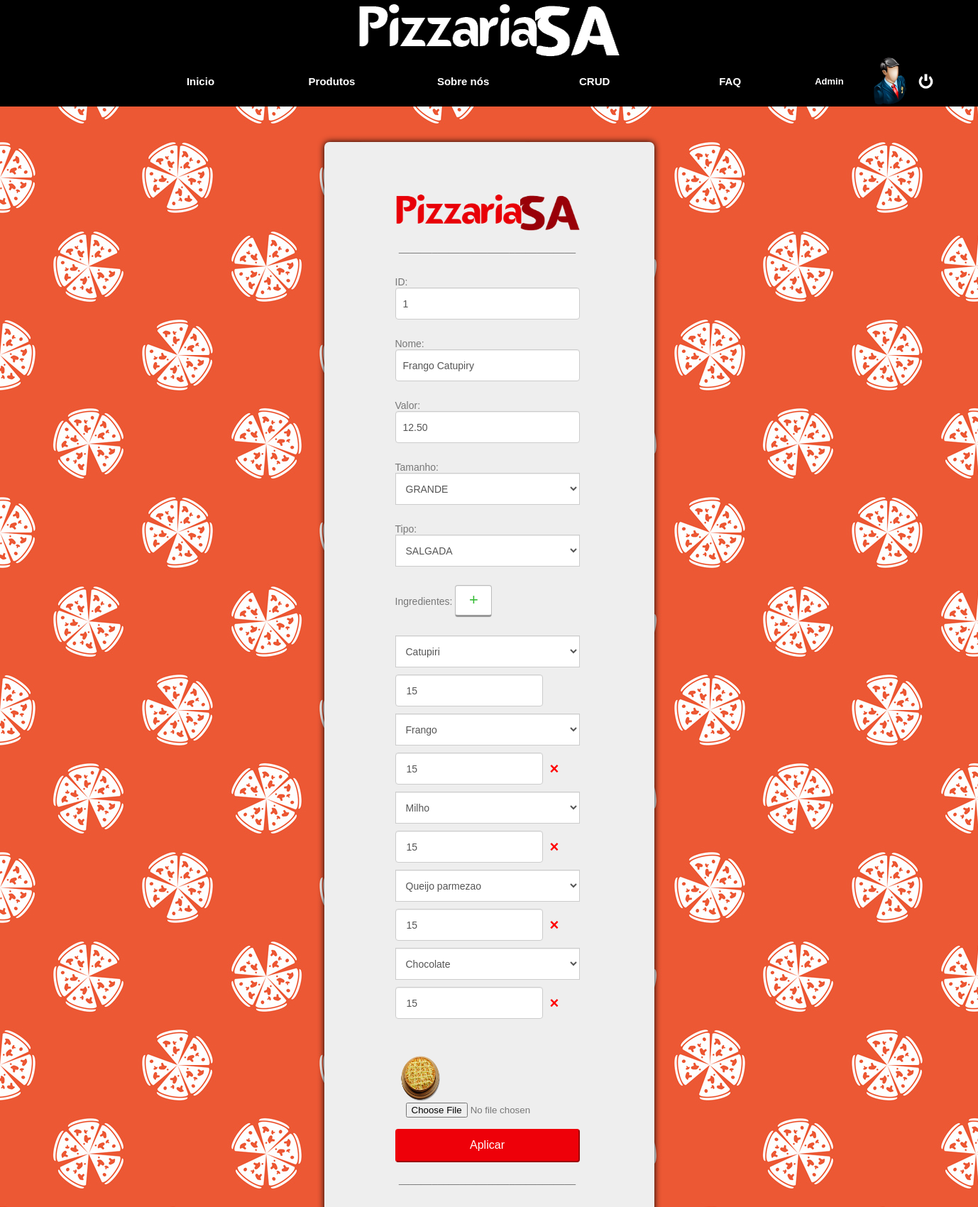
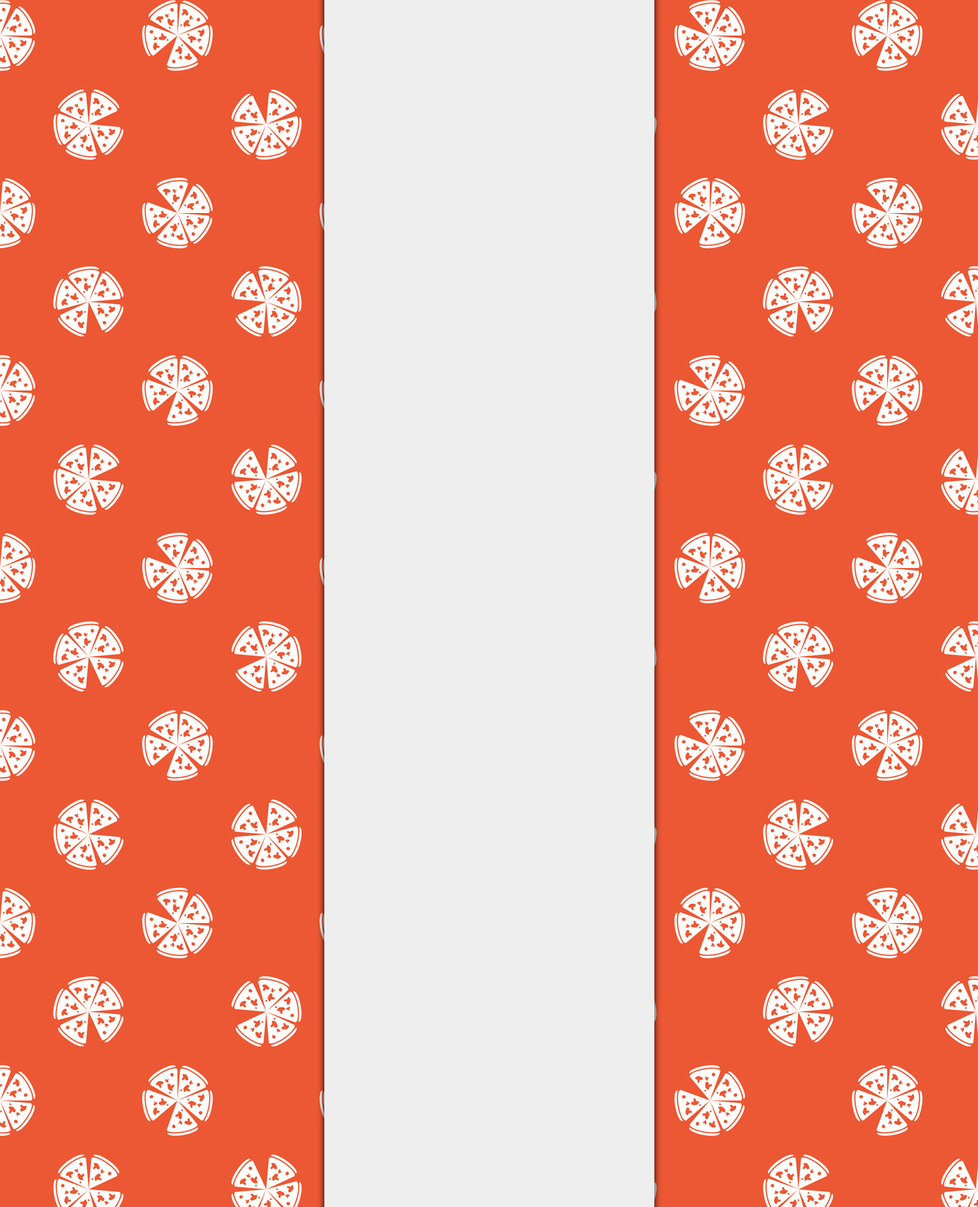
/cadastroPizzas_form.php?id=1 (signed in, upper part), run on the app's committed database (2 pictures, top to bottom).
### tables this page shows
CREATE TABLE pizza 
( 
	id        INT NOT NULL auto_increment PRIMARY KEY, 
	nome      VARCHAR(60), 
	tipo      VARCHAR(20), 
	valor     VARCHAR(20), 
	tamanho   VARCHAR(20), 
	foto   	  VARCHAR(50) 	
);

CREATE TABLE pizza_ingrediente 
( 
	id             INT NOT NULL auto_increment PRIMARY KEY, 
	id_pizza       INT, 
	id_ingrediente INT, 
	quantidade     DOUBLE,
	FOREIGN KEY(id_pizza) REFERENCES pizza(id), 
	FOREIGN KEY(id_ingrediente) REFERENCES ingrediente(id) 
);

CREATE TABLE ingrediente 
( 
	id   INT NOT NULL auto_increment PRIMARY KEY, 
	nome VARCHAR(60), 
	tipo VARCHAR(20),
	valor VARCHAR(20),
	estoque int
);

### cadastroPizzas_form.php (the view, shortened to what this page needs)
<?php
	if(isset($_GET['id'])){
		$query = 'select * from pizza where id='.$_GET['id'];
		$resultQuery = mysql_query($query);
		while($result = mysql_fetch_assoc($resultQuery)){
			$resultBanco[1] = $result['id'];
			$resultBanco[2] = utf8_encode($result['nome']);
			$resultBanco[3] = utf8_encode($result['tipo']);
			$resultBanco[4] = utf8_encode($result['valor']);
			$resultBanco[5] = utf8_encode($result['tamanho']);
			$resultBanco[6] = utf8_encode($result['foto']);
		}
		$id = $resultBanco[1];
		$nome = utf8_decode($resultBanco[2]);
		$tipo = utf8_decode($resultBanco[3]);
		$valor = utf8_decode($resultBanco[4]);
		$tamanho = utf8_decode($resultBanco[5]);
		$foto = utf8_decode($resultBanco[6]);
		$titulo = 'ALTERANDO';
	}
	echo "
	<html>
	<head>
	<title>Pizzaria SA</title>
	<link rel='stylesheet' type='text/css' href='css/global.css'>
	<link rel='stylesheet' type='text/css' href='css/atualiza.css'>
	<link rel='shortcut icon' href='images/favicon.ico' type='image/x-icon'/>
	<script src='https://ajax.googleapis.com/ajax/libs/jquery/3.1.0/jquery.min.js'></script>
	<script src='js/script.js'></script>
	<meta charset='UTF-8'>
	</head>
	<body background='images/banner/parallax1.jpg'>
	<div class='mainbar'>";
	if(isset($_SESSION['id']) && $_SESSION['tipo'] == "ADMIN"){
		echo "<img class=thisalign src='images/banner/logo1.png'/><div class=logado>
		<a href='index.php' class=buttons>Inicio</a>
		<ul>
		<li class='dropdown'>
		<a href='pizzas_salgadas.php' class='dropbtn'>Produtos</a>
		<div class='dropdown-content'>
		<a href='pizzas_salgadas.php' class=line><div class='icon-align'><img src='images/banner/tradicional.png' width='52%'/></div>Pizzas Salgadas</a>
		<a href='pizzas_doces.php' class=line>Pizzas Doces</a>
		<a href='bebidas.php' class=line><div class='icon-align'><img src='images/banner/bebidas.png' width='52%'/></div>Bebidas</a>
		</div>
		</li>
		</ul>
		<a href='sobre.php' class=buttons>Sobre nós</a>
		<ul>
		<li class='dropdown'>
		<a href='crud_clientes.php' class='dropbtn'>CRUD</a>
		<div class='dropdown-content'>
		<a href='crud_clientes.php' class=line>Clientes</a>
		<a href='crud_bebidas.php' class=line>Bebidas</a>
		<a href='crud_pizzas.php' class=line>Pizzas</a>
		<a href='crud_ingredientes.php' class=line>Ingredientes</a>
		</div>
		</li>
		</ul>
		<ul>
		<li class='dropdown'>
		<a href='faq.php'  class='dropbtn'>FAQ</a>
		<div class='dropdown-content'>
		<a href='faq.php' class=line><div class='icon-align'><img src='images/faq/portugues.png' width='52%'/></div> FAQ - Português</a>
		<a href='faq_english.php' class=line><div class='icon-align'><img src='images/faq/english.png' width='52%'/></div> FAQ - English</a>
		</div>
		</li>
		</ul>
		<div class='space1'>
		<div class='sessao'>";
		echo "<a href='cadastroUsuario_form.php?id=".$_SESSION['id']."' class='buttom-usuario'>";
		echo $_SESSION['usuario'];
		echo "<a href='cadastroUsuario_form.php?id=".$_SESSION['id']."' class='image-squad squad'><img src='images/usuario/".$_SESSION['foto']."'></a></a>";
		echo "</div>
		<a href='usuario_deslogar.php' class=buttom-deslogar></a>
		</div>
		</div>";
		}else{
		header('location:index.php');
	}
	echo "</div>
	<div class='englobal-reg pzz'>
	<div class=login>
	<div id=login>
	<img src='images/banner/logo.png' height='55px' width='261px'></img><br><br><center>________________________________</center><br><br>
	<form action='cadastroPizzas_post.php' method='POST'  enctype='multipart/form-data'><div class=ativs>
	";
	if($titulo == 'ALTERANDO'){
		echo "
		ID: <input name='id' readonly value='$id' class='form-control top'>
		<br>
		";
	}
	echo "
	<br>Nome: <input name='nome' value='$nome' class='form-control top' placeholder='Nome'>
	<br><br>Valor: <input name='valor' value='$valor' class='form-control top' placeholder='Valor'>
	<br><br>Tamanho:
	<br><select name=tamanho class=form-control>
	<option value='GRANDE' ".($tamanho == 'GRANDE' ? "selected" : "").">GRANDE</option>
	<option value='MEDIA' ".($tamanho == 'MEDIA' ? "selected" : "").">MEDIA</option>
	<option value='PEQUENA' ".($tamanho == 'PEQUENA' ? "selected" : "").">PEQUENA</option>
	</select>
	<br><br>Tipo:
	<select name=tipo class=form-control>
	<option value='SALGADA' ".($tipo == 'SALGADA' ? "selected" : "").">SALGADA</option>
	<option value='DOCE' ".($tipo == 'DOCE' ? "selected" : "").">DOCE</option>
	</select>
	<br><br>
	";
	echo "<div id=ingredientes>";
	echo "Ingredientes: <button id='addInput'>+</button><br><br>";
	$ingredientes = mysql_query("select nome,id from ingrediente");
	$nrIngredienteBanco = 0;
	while($rowIngrediente = mysql_fetch_array($ingredientes)){
		$ingredientesList[$nrIngredienteBanco][0] = $rowIngrediente['id'];
		$ingredientesList[$nrIngredienteBanco][1] = $rowIngrediente['nome'];
		$nrIngredienteBanco++;
	}
		$nrIngrediente = 1;
	if($titulo == 'ALTERANDO'){
		$pizzaIngredientes = mysql_query("select id_ingrediente,quantidade from pizza_ingrediente where id_pizza=$id;");
		while ($rowPizzaIngrediente = mysql_fetch_array($pizzaIngredientes)){
			echo "<div class=ingrediente id=ing$nrIngrediente>";
			echo "<select id=s$nrIngrediente class='sIngredientes' name='ingred[]'>";
			for($i = 0;$i<$nrIngredienteBanco;$i++){
				echo "<option class=form-control value=".$ingredientesList[$i][0]." ".($rowPizzaIngrediente['id_ingrediente'] == $ingredientesList[$i][0] ? "selected" : "").">".$ingredientesList[$i][1]."</option>";
			}
			echo "</select>";
			if($nrIngrediente != 1){
			echo "<p class=btnRemoveIng id=sIng$nrIngrediente data-id=$nrIngrediente>×</p>";
			}
			echo "<input type='number' placeholder='Quantidade' value='".$rowPizzaIngrediente['quantidade']."' name='quantidadeIng[]' min='1'></input>";
			echo "</div>";
			$nrIngrediente++;
		}
		}
		echo "</div>";
		if($titulo == 'ALTERANDO'){
			echo "
			<br><br><br>
			<img src='images/pizzas/$foto' class='image-squad'>";
		}
		echo "
		<br>
		<input type=file name='foto' value='$foto' class='pload top'>
		<br><br>
		<button class='btn btn-primary btn-lg btn-block' type=submit>Aplicar</button><br><br><center>________________________________</center><br><br></div>
		</form>
		</div>
	</div>
	</div>
	<div class='footbar'>
	<div class='squareenix'>
	<div class='fotenter'>
	<font color='#fff'><b>Nossa empresa</b></font><br><br>
	<a class='enixsquare' href='sobre.php'><div class=heightline>Sobre nós</div></a><img class=lineheight src='images/faq/portugues.png'/><br>
	<a class='enixsquare' href='sobre_english.php'><div class=heightline>About us</div></a><img class=lineheight src='images/faq/english.png'/><br>
	</div>
	</div>
	<div class='squareenix'>
	<div class='fotenter'>
	<font color='#fff'><b>Nossos produtos</b></font><br><br>
	<a class='enixsquare linespace' href='pizzas_salgadas.php'>Pizzas salgadas</a><br>
	<a class='enixsquare linespace' href='pizzas_doces.php'>Pizzas doces</a><br>
	<a class='enixsquare linespace' href='bebidas.php'>Bebidas</a><br>
	</div>
	</div>
	<div class='squareenix'>
	<div class='fotenter'>
	<font color='#fff'><b>Contatos</b></font><br><br>
	<a class='enixsquare'><div class=heightline>0800 7722-8223</div></a><img class=lineheight src='images/banner/phone.png'><br>
	<a class='enixsquare'><div class=heightline>(47) 9628-9724</div></a><img class=lineheight src='images/banner/whatsapp.png'><br>
	<a class='enixsquare'><div class=heightline>ceo@psa.com</div><img class=lineheight src='images/banner/mail.png'></a><br>
	</div>
	</div>
	<div class='squareenix'>
	<div class='fotenter'>
	<font color='#fff'><b>FAQ</b></font><br><br>
	<a class='enixsquare' href='faq.php'><div class=heightline>Português</div></a><img class=lineheight src='images/faq/portugues.png'/><br>
	<a class='enixsquare' href='faq_english.php'><div class=heightline>English</div></a><img class=lineheight src='images/faq/english.png'/><br>
	</div>
	</div>
	</div>
	</body>
	</html>
	";
?>

### css/global.css (style rules this page uses)
html { position: relative; min-height: 100%; }
input { border-radius:4px; border-color:#fff; padding-left:15px; }
a { text-decoration:none; }
.mainbar { max-width:100%; height:150px; background-color: #000; }
.logado { position:relative; float: right; right: -14%; width:100%; list-style:none; }
.space1 { width:295px; height:70px; float:left; }
.buttom-usuario { font-family: 'Arial', Serif; font-weight: bold; color: white; height:70px; width:30%; float:left; text-decoration: none; text-align: center; line-height:70px; font-size:13px; background-color: #000; border-bottom:5px; border-bottom-color:black; overflow:hidden; }
.buttom-deslogar { float:left; content: url('http://127.0.0.1/images/banner/quit.png'); width:23px; height:23px; margin-left:10px; margin-top:23px; }
.squad img { width: 70px; height: 70px; border-radius:50%; background-size:contain; }
.image-squad { height:70px; width:70px; float:left; transition: all 0.3s; }
.squad { height:70px; width:70px; float:left; }
.buttons { font-family: 'Arial', Serif; font-weight: bold; color: white; height:70px; min-width:13%; float:left; text-decoration: none; text-align: center; line-height:70px; font-size:15px; background-color: #000; transition: all 0.3s; }
.login { min-width:186px; height:330px; margin-top:10px; margin-left:40px; font-family:'Arial', Serif; font-size:14px; float:left; }
#login { margin-left:auto; margin-right:auto; }
ul { list-style-type: none; margin: 0; padding: 0; background-color: #333; }
li { float: left; }
li a { display: inline-block; color: white; text-align: center; padding: 14px 16px; text-decoration: none; }
.dropbtn { display: inline-block; color: white; text-align: center; padding: 14px 16px; text-decoration: none; font-family: 'Arial', Serif; font-weight: bold; color: white; height:42px; font-size:15px; width:159px; line-height:42px; background-color: #000; transition: all 0.4s; }
li.dropdown { display: inline-block; }
.btnRemoveIng { display:inline; margin-left:10px; color:red; font-weight:bold; font-size:22px; cursor:pointer; line-height:45px; }
.thisalign { display: block; margin: 0 auto; }
.sIngredientes { display: block; width: 100%; height: 45px; margin-bottom:10px; font-size: 14px; line-height: 1.42857143; color: #555; background-color: #fff; padding-left:10px; border: 1px solid #ccc; box-shadow: inset 0 1px 1px rgba(0,0,0,.075); transition: border-color ease-in-out .15s,box-shadow ease-in-out .15s; }
#ingredientes input { width: 80%; height: 45px; margin-bottom:10px; font-size: 14px; line-height: 1.42857143; color: #555; float:left; background-color: #fff; border: 1px solid #ccc; box-shadow: inset 0 1px 1px rgba(0,0,0,.075); transition: border-color ease-in-out .15s,box-shadow ease-in-out .15s; }
#addInput { width: 20%; height: 45px; margin-bottom:10px; font-size: 22px; line-height: 1.42857143; color: #3b3; background-color: #fff; border: 1px solid #bbb; border-bottom:3px solid; border-radius:4px; border-bottom-color:#999; box-shadow: inset 0 1px 1px rgba(0,0,0,.075); transition: 0.3s all; }

### data on the page
pizza: id "1", nome "Frango Catupiry", valor "12.50", tamanho "GRANDE", tipo "SALGADA", foto (picture)
pizza_ingrediente: id_ingrediente.nome "Catupiri", quantidade "15"
pizza_ingrediente: id_ingrediente.nome "Frango", quantidade "15"
pizza_ingrediente: id_ingrediente.nome "Milho", quantidade "15"
pizza_ingrediente: id_ingrediente.nome "Queijo parmezao", quantidade "15"
pizza_ingrediente: id_ingrediente.nome "Chocolate", quantidade "15"

### other printed values
$_SESSION['usuario'] "Admin"
